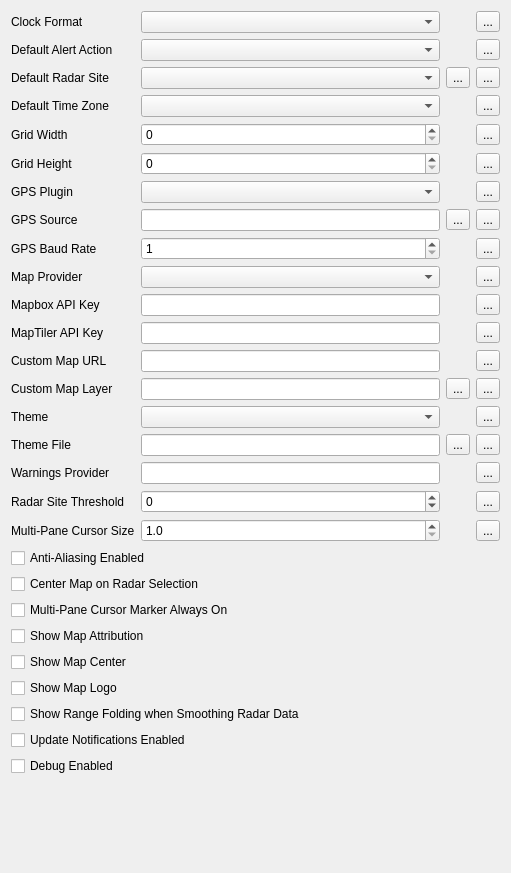
             <widget class="QWidget" name="scrollAreaWidgetContents_2">
              <property name="geometry">
               <rect>
                <x>0</x>
                <y>0</y>
                <width>511</width>
                <height>873</height>
               </rect>
              </property>
              <layout class="QVBoxLayout" name="verticalLayout">
               <item>
                <widget class="QFrame" name="frame_2">
                 <property name="frameShape">
                  <enum>QFrame::Shape::NoFrame</enum>
                 </property>
                 <layout class="QGridLayout" name="gridLayout_4">
                  <property name="leftMargin">
                   <number>0</number>
                  </property>
                  <property name="topMargin">
                   <number>0</number>
                  </property>
                  <property name="rightMargin">
                   <number>0</number>
                  </property>
                  <property name="bottomMargin">
                   <number>0</number>
                  </property>
                  <item row="1" column="2">
                   <widget class="QFocusedComboBox" name="clockFormatComboBox">
                    <property name="focusPolicy">
                     <enum>Qt::FocusPolicy::StrongFocus</enum>
                    </property>
                   </widget>
                  </item>
                  <item row="8" column="2">
                   <widget class="QFocusedComboBox" name="positioningPluginComboBox">
                    <property name="focusPolicy">
                     <enum>Qt::FocusPolicy::StrongFocus</enum>
                    </property>
                   </widget>
                  </item>
                  <item row="6" column="2">
                   <widget class="QFocusedSpinBox" name="gridHeightSpinBox">
                    <property name="focusPolicy">
                     <enum>Qt::FocusPolicy::StrongFocus</enum>
                    </property>
                   </widget>
                  </item>
                  <item row="23" column="0">
                   <widget class="QLabel" name="label_31">
                    <property name="text">
                     <string>Radar Site Threshold</string>
                    </property>
                   </widget>
                  </item>
                  <item row="14" column="0">
                   <widget class="QLabel" name="label_26">
                    <property name="text">
                     <string>Custom Map URL</string>
                    </property>
                   </widget>
                  </item>
                  <item row="22" column="0">
                   <widget class="QLabel" name="label_22">
                    <property name="text">
                     <string>Warnings Provider</string>
                    </property>
                   </widget>
                  </item>
                  <item row="10" column="4">
                   <widget class="QToolButton" name="resetNmeaBaudRateButton">
                    <property name="text">
                     <string>...</string>
                    </property>
                    <property name="icon">
                     <iconset resource="../../../../scwx-qt.qrc">
                      <normaloff>:/res/icons/font-awesome-6/rotate-left-solid.svg</normaloff>:/res/icons/font-awesome-6/rotate-left-solid.svg</iconset>
                    </property>
                   </widget>
                  </item>
                  <item row="9" column="0">
                   <widget class="QLabel" name="label_25">
                    <property name="text">
                     <string>GPS Source</string>
                    </property>
                   </widget>
                  </item>
                  <item row="14" column="2">
                   <widget class="QLineEdit" name="customMapUrlLineEdit"/>
                  </item>
                  <item row="13" column="0">
                   <widget class="QLabel" name="label_6">
                    <property name="text">
                     <string>MapTiler API Key</string>
                    </property>
                   </widget>
                  </item>
                  <item row="3" column="4">
                   <widget class="QToolButton" name="resetRadarSiteButton">
                    <property name="text">
                     <string>...</string>
                    </property>
                    <property name="icon">
                     <iconset resource="../../../../scwx-qt.qrc">
                      <normaloff>:/res/icons/font-awesome-6/rotate-left-solid.svg</normaloff>:/res/icons/font-awesome-6/rotate-left-solid.svg</iconset>
                    </property>
                   </widget>
                  </item>
                  <item row="5" column="4">
                   <widget class="QToolButton" name="resetGridWidthButton">
                    <property name="text">
                     <string>...</string>
                    </property>
                    <property name="icon">
                     <iconset resource="../../../../scwx-qt.qrc">
                      <normaloff>:/res/icons/font-awesome-6/rotate-left-solid.svg</normaloff>:/res/icons/font-awesome-6/rotate-left-solid.svg</iconset>
                    </property>
                   </widget>
                  </item>
                  <item row="18" column="4">
                   <widget class="QToolButton" name="resetThemeButton">
                    <property name="text">
                     <string>...</string>
                    </property>
                    <property name="icon">
                     <iconset resource="../../../../scwx-qt.qrc">
                      <normaloff>:/res/icons/font-awesome-6/rotate-left-solid.svg</normaloff>:/res/icons/font-awesome-6/rotate-left-solid.svg</iconset>
                    </property>
                   </widget>
                  </item>
                  <item row="3" column="0">
                   <widget class="QLabel" name="label">
                    <property name="text">
                     <string>Default Radar Site</string>
                    </property>
                   </widget>
                  </item>
                  <item row="15" column="0">
                   <widget class="QLabel" name="label_27">
                    <property name="text">
                     <string>Custom Map Layer</string>
                    </property>
                   </widget>
                  </item>
                  <item row="2" column="2">
                   <widget class="QFocusedComboBox" name="defaultAlertActionComboBox">
                    <property name="focusPolicy">
                     <enum>Qt::FocusPolicy::StrongFocus</enum>
                    </property>
                   </widget>
                  </item>
                  <item row="12" column="0">
                   <widget class="QLabel" name="label_4">
                    <property name="text">
                     <string>Mapbox API Key</string>
                    </property>
                   </widget>
                  </item>
                  <item row="14" column="4">
                   <widget class="QToolButton" name="resetCustomMapUrlButton">
                    <property name="text">
                     <string>...</string>
                    </property>
                    <property name="icon">
                     <iconset resource="../../../../scwx-qt.qrc">
                      <normaloff>:/res/icons/font-awesome-6/rotate-left-solid.svg</normaloff>:/res/icons/font-awesome-6/rotate-left-solid.svg</iconset>
                    </property>
                   </widget>
                  </item>
                  <item row="1" column="0">
                   <widget class="QLabel" name="label_20">
                    <property name="text">
                     <string>Clock Format</string>
                    </property>
                   </widget>
                  </item>
                  <item row="5" column="2">
                   <widget class="QFocusedSpinBox" name="gridWidthSpinBox">
                    <property name="focusPolicy">
                     <enum>Qt::FocusPolicy::StrongFocus</enum>
                    </property>
                   </widget>
                  </item>
                  <item row="4" column="2">
                   <widget class="QFocusedComboBox" name="defaultTimeZoneComboBox">
                    <property name="focusPolicy">
                     <enum>Qt::FocusPolicy::StrongFocus</enum>
                    </property>
                   </widget>
                  </item>
                  <item row="2" column="4">
                   <widget class="QToolButton" name="resetDefaultAlertActionButton">
                    <property name="text">
                     <string>...</string>
                    </property>
                    <property name="icon">
                     <iconset resource="../../../../scwx-qt.qrc">
                      <normaloff>:/res/icons/font-awesome-6/rotate-left-solid.svg</normaloff>:/res/icons/font-awesome-6/rotate-left-solid.svg</iconset>
                    </property>
                   </widget>
                  </item>
                  <item row="15" column="4">
                   <widget class="QToolButton" name="resetCustomMapLayerButton">
                    <property name="text">
                     <string>...</string>
                    </property>
                    <property name="icon">
                     <iconset resource="../../../../scwx-qt.qrc">
                      <normaloff>:/res/icons/font-awesome-6/rotate-left-solid.svg</normaloff>:/res/icons/font-awesome-6/rotate-left-solid.svg</iconset>
                    </property>
                   </widget>
                  </item>
                  <item row="10" column="2">
                   <widget class="QFocusedSpinBox" name="nmeaBaudRateSpinBox">
                    <property name="focusPolicy">
                     <enum>Qt::FocusPolicy::StrongFocus</enum>
                    </property>
                    <property name="minimum">
                     <number>1</number>
                    </property>
                    <property name="maximum">
                     <number>999999999</number>
                    </property>
                   </widget>
                  </item>
                  <item row="12" column="4">
                   <widget class="QToolButton" name="resetMapboxApiKeyButton">
                    <property name="text">
                     <string>...</string>
                    </property>
                    <property name="icon">
                     <iconset resource="../../../../scwx-qt.qrc">
                      <normaloff>:/res/icons/font-awesome-6/rotate-left-solid.svg</normaloff>:/res/icons/font-awesome-6/rotate-left-solid.svg</iconset>
                    </property>
                   </widget>
                  </item>
                  <item row="19" column="0">
                   <widget class="QLabel" name="label_30">
                    <property name="text">
                     <string>Theme File</string>
                    </property>
                   </widget>
                  </item>
                  <item row="5" column="0">
                   <widget class="QLabel" name="label_2">
                    <property name="text">
                     <string>Grid Width</string>
                    </property>
                   </widget>
                  </item>
                  <item row="4" column="4">
                   <widget class="QToolButton" name="resetDefaultTimeZoneButton">
                    <property name="text">
                     <string>...</string>
                    </property>
                    <property name="icon">
                     <iconset resource="../../../../scwx-qt.qrc">
                      <normaloff>:/res/icons/font-awesome-6/rotate-left-solid.svg</normaloff>:/res/icons/font-awesome-6/rotate-left-solid.svg</iconset>
                    </property>
                   </widget>
                  </item>
                  <item row="9" column="4">
                   <widget class="QToolButton" name="resetNmeaSourceButton">
                    <property name="text">
                     <string>...</string>
                    </property>
                    <property name="icon">
                     <iconset resource="../../../../scwx-qt.qrc">
                      <normaloff>:/res/icons/font-awesome-6/rotate-left-solid.svg</normaloff>:/res/icons/font-awesome-6/rotate-left-solid.svg</iconset>
                    </property>
                   </widget>
                  </item>
                  <item row="6" column="0">
                   <widget class="QLabel" name="label_3">
                    <property name="text">
                     <string>Grid Height</string>
                    </property>
                   </widget>
                  </item>
                  <item row="15" column="2">
                   <widget class="QLineEdit" name="customMapLayerLineEdit"/>
                  </item>
                  <item row="22" column="4">
                   <widget class="QToolButton" name="resetWarningsProviderButton">
                    <property name="text">
                     <string>...</string>
                    </property>
                    <property name="icon">
                     <iconset resource="../../../../scwx-qt.qrc">
                      <normaloff>:/res/icons/font-awesome-6/rotate-left-solid.svg</normaloff>:/res/icons/font-awesome-6/rotate-left-solid.svg</iconset>
                    </property>
                   </widget>
                  </item>
                  <item row="15" column="3">
                   <widget class="QToolButton" name="customMapLayerToolButton">
                    <property name="text">
                     <string>...</string>
                    </property>
                   </widget>
                  </item>
                  <item row="4" column="0">
                   <widget class="QLabel" name="label_21">
                    <property name="text">
                     <string>Default Time Zone</string>
                    </property>
                   </widget>
                  </item>
                  <item row="11" column="2">
                   <widget class="QFocusedComboBox" name="mapProviderComboBox">
                    <property name="focusPolicy">
                     <enum>Qt::FocusPolicy::StrongFocus</enum>
                    </property>
                   </widget>
                  </item>
                  <item row="9" column="2">
                   <widget class="QLineEdit" name="nmeaSourceLineEdit"/>
                  </item>
                  <item row="3" column="2">
                   <widget class="QFocusedComboBox" name="radarSiteComboBox">
                    <property name="focusPolicy">
                     <enum>Qt::FocusPolicy::StrongFocus</enum>
                    </property>
                   </widget>
                  </item>
                  <item row="19" column="3">
                   <widget class="QToolButton" name="themeFileSelectButton">
                    <property name="text">
                     <string>...</string>
                    </property>
                   </widget>
                  </item>
                  <item row="11" column="0">
                   <widget class="QLabel" name="label_7">
                    <property name="text">
                     <string>Map Provider</string>
                    </property>
                   </widget>
                  </item>
                  <item row="12" column="2">
                   <widget class="scwx::qt::ui::QApiKeyEdit" name="mapboxApiKeyLineEdit">
                    <property name="echoMode">
                     <enum>QLineEdit::EchoMode::Password</enum>
                    </property>
                   </widget>
                  </item>
                  <item row="18" column="2">
                   <widget class="QFocusedComboBox" name="themeComboBox">
                    <property name="focusPolicy">
                     <enum>Qt::FocusPolicy::StrongFocus</enum>
                    </property>
                   </widget>
                  </item>
                  <item row="18" column="0">
                   <widget class="QLabel" name="label_5">
                    <property name="text">
                     <string>Theme</string>
                    </property>
                   </widget>
                  </item>
                  <item row="22" column="2">
                   <widget class="QLineEdit" name="warningsProviderLineEdit"/>
                  </item>
                  <item row="23" column="3">
                   <widget class="QLabel" name="radarSiteThresholdUnitLabel">
                    <property name="toolTip">
                     <string/>
                    </property>
                    <property name="text">
                     <string/>
                    </property>
                   </widget>
                  </item>
                  <item row="23" column="2">
                   <widget class="QFocusedDoubleSpinBox" name="radarSiteThresholdSpinBox">
                    <property name="sizePolicy">
                     <sizepolicy hsizetype="Minimum" vsizetype="Fixed">
                      <horstretch>0</horstretch>
                      <verstretch>0</verstretch>
                     </sizepolicy>
                    </property>
                    <property name="focusPolicy">
                     <enum>Qt::FocusPolicy::StrongFocus</enum>
                    </property>
                    <property name="toolTip">
                     <string>Set to 0 to disable</string>
                    </property>
                    <property name="suffix">
                     <string/>
                    </property>
                    <property name="decimals">
                     <number>0</number>
                    </property>
                    <property name="minimum">
                     <double>-10000.000000000000000</double>
                    </property>
                    <property name="maximum">
                     <double>10000.000000000000000</double>
                    </property>
                    <property name="stepType">
                     <enum>QAbstractSpinBox::StepType::DefaultStepType</enum>
                    </property>
                   </widget>
                  </item>
                  <item row="23" column="4">
                   <widget class="QToolButton" name="resetRadarSiteThresholdButton">
                    <property name="text">
                     <string>...</string>
                    </property>
                    <property name="icon">
                     <iconset resource="../../../../scwx-qt.qrc">
                      <normaloff>:/res/icons/font-awesome-6/rotate-left-solid.svg</normaloff>:/res/icons/font-awesome-6/rotate-left-solid.svg</iconset>
                    </property>
                   </widget>
                  </item>
                  <item row="13" column="4">
                   <widget class="QToolButton" name="resetMapTilerApiKeyButton">
                    <property name="text">
                     <string>...</string>
                    </property>
                    <property name="icon">
                     <iconset resource="../../../../scwx-qt.qrc">
                      <normaloff>:/res/icons/font-awesome-6/rotate-left-solid.svg</normaloff>:/res/icons/font-awesome-6/rotate-left-solid.svg</iconset>
                    </property>
                   </widget>
                  </item>
                  <item row="13" column="2">
                   <widget class="scwx::qt::ui::QApiKeyEdit" name="mapTilerApiKeyLineEdit">
                    <property name="echoMode">
                     <enum>QLineEdit::EchoMode::Password</enum>
                    </property>
                   </widget>
                  </item>
                  <item row="8" column="4">
                   <widget class="QToolButton" name="resetPositioningPluginButton">
                    <property name="text">
                     <string>...</string>
                    </property>
                    <property name="icon">
                     <iconset resource="../../../../scwx-qt.qrc">
                      <normaloff>:/res/icons/font-awesome-6/rotate-left-solid.svg</normaloff>:/res/icons/font-awesome-6/rotate-left-solid.svg</iconset>
                    </property>
                   </widget>
                  </item>
                  <item row="10" column="0">
                   <widget class="QLabel" name="label_24">
                    <property name="text">
                     <string>GPS Baud Rate</string>
                    </property>
                   </widget>
                  </item>
                  <item row="19" column="4">
                   <widget class="QToolButton" name="resetThemeFileButton">
                    <property name="text">
                     <string>...</string>
                    </property>
                    <property name="icon">
                     <iconset resource="../../../../scwx-qt.qrc">
                      <normaloff>:/res/icons/font-awesome-6/rotate-left-solid.svg</normaloff>:/res/icons/font-awesome-6/rotate-left-solid.svg</iconset>
                    </property>
                   </widget>
                  </item>
                  <item row="2" column="0">
                   <widget class="QLabel" name="defaultAlertActionLabel">
                    <property name="text">
                     <string>Default Alert Action</string>
                    </property>
                   </widget>
                  </item>
                  <item row="19" column="2">
                   <widget class="QLineEdit" name="themeFileLineEdit"/>
                  </item>
                  <item row="3" column="3">
                   <widget class="QToolButton" name="radarSiteSelectButton">
                    <property name="text">
                     <string>...</string>
                    </property>
                   </widget>
                  </item>
                  <item row="6" column="4">
                   <widget class="QToolButton" name="resetGridHeightButton">
                    <property name="text">
                     <string>...</string>
                    </property>
                    <property name="icon">
                     <iconset resource="../../../../scwx-qt.qrc">
                      <normaloff>:/res/icons/font-awesome-6/rotate-left-solid.svg</normaloff>:/res/icons/font-awesome-6/rotate-left-solid.svg</iconset>
                    </property>
                   </widget>
                  </item>
                  <item row="1" column="4">
                   <widget class="QToolButton" name="resetClockFormatButton">
                    <property name="text">
                     <string>...</string>
                    </property>
                    <property name="icon">
                     <iconset resource="../../../../scwx-qt.qrc">
                      <normaloff>:/res/icons/font-awesome-6/rotate-left-solid.svg</normaloff>:/res/icons/font-awesome-6/rotate-left-solid.svg</iconset>
                    </property>
                   </widget>
                  </item>
                  <item row="8" column="0">
                   <widget class="QLabel" name="label_23">
                    <property name="text">
                     <string>GPS Plugin</string>
                    </property>
                   </widget>
                  </item>
                  <item row="9" column="3">
                   <widget class="QToolButton" name="gpsSourceSelectButton">
                    <property name="text">
                     <string>...</string>
                    </property>
                   </widget>
                  </item>
                  <item row="11" column="4">
                   <widget class="QToolButton" name="resetMapProviderButton">
                    <property name="text">
                     <string>...</string>
                    </property>
                    <property name="icon">
                     <iconset resource="../../../../scwx-qt.qrc">
                      <normaloff>:/res/icons/font-awesome-6/rotate-left-solid.svg</normaloff>:/res/icons/font-awesome-6/rotate-left-solid.svg</iconset>
                    </property>
                   </widget>
                  </item>
                  <item row="24" column="0">
                   <widget class="QLabel" name="label_32">
                    <property name="text">
                     <string>Multi-Pane Cursor Size</string>
                    </property>
                   </widget>
                  </item>
                  <item row="24" column="2">
                   <widget class="QFocusedDoubleSpinBox" name="cursorIconScaleSpinBox">
                    <property name="focusPolicy">
                     <enum>Qt::FocusPolicy::StrongFocus</enum>
                    </property>
                    <property name="decimals">
                     <number>1</number>
                    </property>
                    <property name="minimum">
                     <double>1.000000000000000</double>
                    </property>
                    <property name="maximum">
                     <double>5.000000000000000</double>
                    </property>
                    <property name="singleStep">
                     <double>0.100000000000000</double>
                    </property>
                    <property name="stepType">
                     <enum>QAbstractSpinBox::StepType::DefaultStepType</enum>
                    </property>
                   </widget>
                  </item>
                  <item row="24" column="4">
                   <widget class="QToolButton" name="resetCursorIconScaleButton">
                    <property name="text">
                     <string>...</string>
                    </property>
                    <property name="icon">
                     <iconset resource="../../../../scwx-qt.qrc">
                      <normaloff>:/res/icons/font-awesome-6/rotate-left-solid.svg</normaloff>:/res/icons/font-awesome-6/rotate-left-solid.svg</iconset>
                    </property>
                   </widget>
                  </item>
                 </layout>
                </widget>
               </item>
               <item>
                <widget class="QCheckBox" name="antiAliasingEnabledCheckBox">
                 <property name="text">
                  <string>Anti-Aliasing Enabled</string>
                 </property>
                </widget>
               </item>
               <item>
                <widget class="QCheckBox" name="centerOnRadarSelectionCheckBox">
                 <property name="text">
                  <string>Center Map on Radar Selection</string>
                 </property>
                </widget>
               </item>
               <item>
                <widget class="QCheckBox" name="cursorIconAlwaysOnCheckBox">
                 <property name="acceptDrops">
                  <bool>false</bool>
                 </property>
                 <property name="toolTip">
                  <string/>
                 </property>
                 <property name="text">
                  <string>Multi-Pane Cursor Marker Always On</string>
                 </property>
                </widget>
               </item>
               <item>
                <widget class="QCheckBox" name="showMapAttributionCheckBox">
                 <property name="text">
                  <string>Show Map Attribution</string>
                 </property>
                </widget>
               </item>
               <item>
                <widget class="QCheckBox" name="showMapCenterCheckBox">
                 <property name="text">
                  <string>Show Map Center</string>
                 </property>
                </widget>
               </item>
               <item>
                <widget class="QCheckBox" name="showMapLogoCheckBox">
                 <property name="text">
                  <string>Show Map Logo</string>
                 </property>
                </widget>
               </item>
               <item>
                <widget class="QCheckBox" name="showSmoothedRangeFoldingCheckBox">
                 <property name="text">
                  <string>Show Range Folding when Smoothing Radar Data</string>
                 </property>
                </widget>
               </item>
               <item>
                <widget class="QCheckBox" name="enableUpdateNotificationsCheckBox">
                 <property name="text">
                  <string>Update Notifications Enabled</string>
                 </property>
                </widget>
               </item>
               <item>
                <widget class="QCheckBox" name="debugEnabledCheckBox">
                 <property name="text">
                  <string>Debug Enabled</string>
                 </property>
                </widget>
               </item>
               <item>
                <spacer name="verticalSpacer">
                 <property name="orientation">
                  <enum>Qt::Orientation::Vertical</enum>
                 </property>
                 <property name="sizeHint" stdset="0">
                  <size>
                   <width>20</width>
                   <height>40</height>
                  </size>
                 </property>
                </spacer>
               </item>
              </layout>
             </widget>
